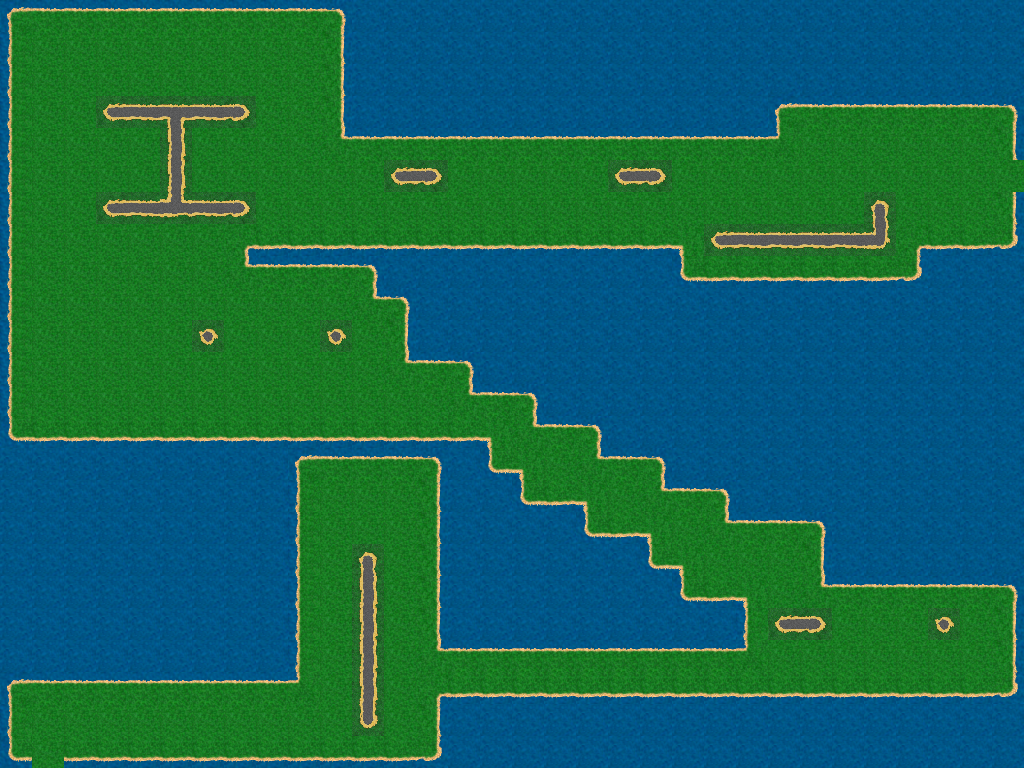

The image is a tile-based game level rendered from a .tmx file. Its description and source (layers, tilesets, objects; grid data summarised) follow:
An orthogonal 32x24 tile map with 32x32 px tiles, 2 tile layers (Bottom Layer, Top Layer), 2 tilesets and 3 objects (Entrance, Exit, Path).

<map version="1.0" orientation="orthogonal" width="32" height="24" tilewidth="32" tileheight="32">
 <tileset firstgid="1" name="Grass" tilewidth="32" tileheight="32">
  <image source="Terrain1.png" width="256" height="256" />
 </tileset>
 <tileset firstgid="65" name="Placeable" tilewidth="32" tileheight="32">
  <image source="Terrain2.png" width="256" height="256" />
 </tileset>
 <layer name="Bottom Layer" width="32" height="24">
  <data>[768 cells, 768 non-empty, 14 distinct tile ids]</data>
 </layer>
 <layer name="Top Layer" width="32" height="24">
  <properties>
   <property name="placeable" value="true" />
  </properties>
  <data>[768 cells, 34 non-empty, 10 distinct tile ids]</data>
 </layer>
 <objectgroup name="Objects" width="32" height="24">
  <object name="Start" type="Entrance" x="16" y="728" width="65" height="51" />
  <object name="Exit" type="Exit" x="987" y="144" width="55" height="67" />
  <object type="Path" x="47" y="750">
   <polyline points="0,0 1,-36 276,-38 277,-243 357,-242 359,-79 813,-80 812,-146 711,-171 454,-332 2,-405 -1,-698 241,-696 243,-540 754,-543 754,-583 961,-571" />
  </object>
 </objectgroup>
</map>
